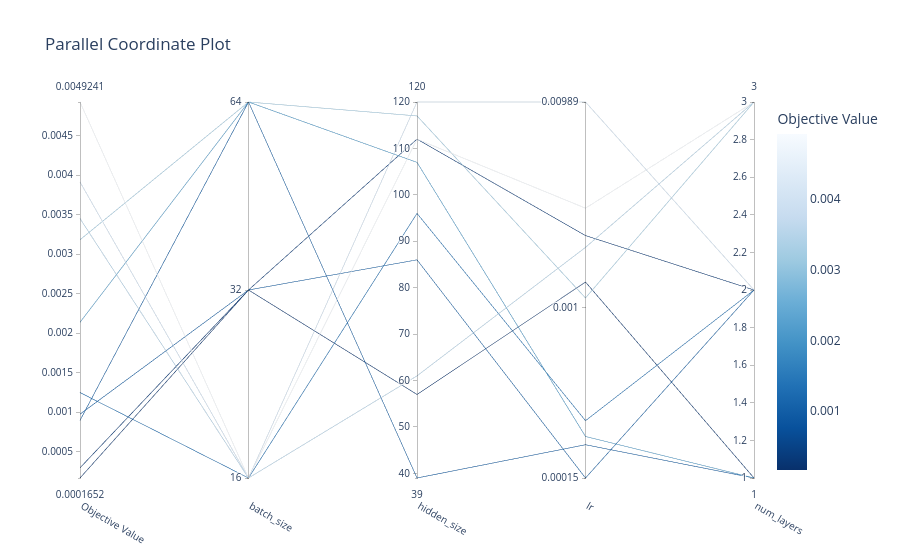

Here is the notebook cell this chart was saved with:
### Code cell
import optuna.visualization as vis

vis.plot_parallel_coordinate(study)

### Figure 1 — Plotly figure (JSON) as saved in the notebook; plotly's stock layout.template omitted (floating-point values rounded to 4 significant figures)
{"data": [{"dimensions": [{"label": "Objective Value", "range": [0.0001652, 0.004924], "values": [0.003912, 0.004924, 0.001247, 0.003449, 0.0002941, 0.000973, 0.0001652, 0.000894, 0.002136, 0.00318]}, {"label": "batch_size", "range": [0, 2], "ticktext": ["16", "32", "64"], "tickvals": [0, 1, 2], "values": [0, 0, 0, 0, 1, 1, 1, 2, 2, 2]}, {"label": "hidden_size", "range": [39, 120], "values": [120, 112, 96, 61, 112, 86, 57, 39, 107, 117]}, {"label": "lr", "range": [-3.824, -2.005], "ticktext": ["0.00015", "0.001", "0.00989"], "tickvals": [-3.824, -3, -2.005], "values": [-2.005, -2.519, -3.546, -2.708, -2.651, -3.824, -2.876, -3.663, -3.623, -2.953]}, {"label": "num_layers", "range": [1, 3], "values": [2, 3, 2, 3, 2, 2, 1, 1, 1, 3]}], "labelangle": 30, "labelside": "bottom", "line": {"color": [0.003912, 0.004924, 0.001247, 0.003449, 0.0002941, 0.000973, 0.0001652, 0.000894, 0.002136, 0.00318], "colorbar": {"title": {"text": "Objective Value"}}, "colorscale": [[0, "rgb(247,251,255)"], [0.125, "rgb(222,235,247)"], [0.25, "rgb(198,219,239)"], [0.375, "rgb(158,202,225)"], [0.5, "rgb(107,174,214)"], [0.625, "rgb(66,146,198)"], [0.75, "rgb(33,113,181)"], [0.875, "rgb(8,81,156)"], [1, "rgb(8,48,107)"]], "reversescale": true, "showscale": true}, "type": "parcoords"}], "layout": {"title": {"text": "Parallel Coordinate Plot"}}}
